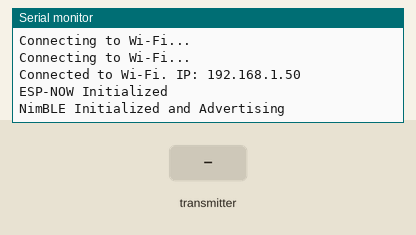
Simulated run of this sketch. Board: ESP32. Parts: the last lines printed to the serial monitor. The test bench sets the inputs (shaded band). WiFi joins after 1.5 s; servers stay silent unless stated; nothing arrives over Bluetooth unless stated; a phone connects over Bluetooth LE 3 s after start.

Above: at 3.2 s.
3.3 s: the transmitter starts sending id = 0
At 3.61 s:
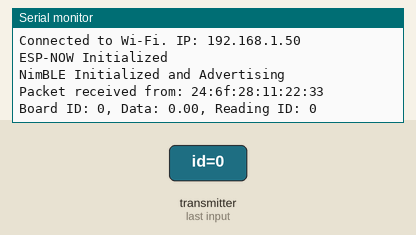
4.8 s: the transmitter starts sending data = 25
At 5.61 s:
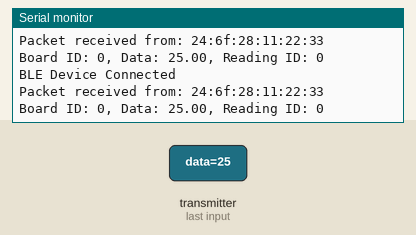
6.5 s: the transmitter starts sending readingId = 1
At 6.81 s:
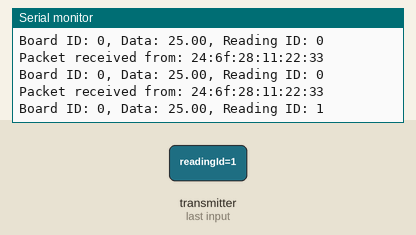
8.0 s: the transmitter starts sending id = 1
At 8.31 s:
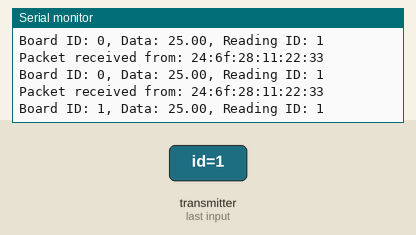
9.5 s: the transmitter starts sending data = 0
At 9.81 s:
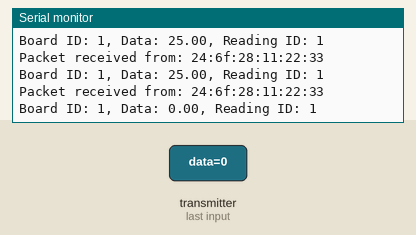
11.0 s: the transmitter starts sending readingId = 0
At 11.31 s:
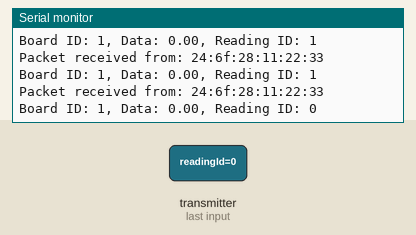

The sketch:

Gateway.ino
```cpp
#include <esp_now.h>
#include <WiFi.h>
#include <NimBLEDevice.h>

// Replace with your network credentials (STATION)
const char* ssid = "Vu Huy T3";
const char* password = "20032009";

// BLE UUIDs
#define SERVICE_UUID        "12345678-1234-1234-1234-123456789012"
#define CHARACTERISTIC_UUID "87654321-4321-4321-4321-210987654321"

NimBLECharacteristic *pCharacteristic;
bool deviceConnected = false;

// Structure to receive data
typedef struct struct_message {
  int id;         // Board ID
  float data;     // Temperature or Pulse Value
  int readingId;  // Reading ID
} struct_message;

struct_message incomingReadings;

// Callback function to handle received ESP-NOW data
void OnDataRecv(const esp_now_recv_info_t *info, const uint8_t *incomingData, int len) {
  // Get the sender's MAC address
  char macStr[18];
  snprintf(macStr, sizeof(macStr), "%02x:%02x:%02x:%02x:%02x:%02x",
           info->src_addr[0], info->src_addr[1], info->src_addr[2],
           info->src_addr[3], info->src_addr[4], info->src_addr[5]);
  Serial.printf("Packet received from: %s\n", macStr);

  // Copy received data into the structure
  memcpy(&incomingReadings, incomingData, sizeof(incomingReadings));

  // Debug print
  Serial.printf("Board ID: %u, Data: %4.2f, Reading ID: %d\n",
                incomingReadings.id, incomingReadings.data, incomingReadings.readingId);

  // Send data to BLE
  if (deviceConnected) {
    String bleMessage = "ID: " + String(incomingReadings.id) + ", Data: " + String(incomingReadings.data) + ", ReadingID: " + String(incomingReadings.readingId);
    pCharacteristic->setValue(bleMessage.c_str());
    pCharacteristic->notify();
  }
}

class MyServerCallbacks : public NimBLEServerCallbacks {
  void onConnect(NimBLEServer* pServer) {
    deviceConnected = true;
    Serial.println("BLE Device Connected");
  }

  void onDisconnect(NimBLEServer* pServer) {
    deviceConnected = false;
    Serial.println("BLE Device Disconnected");
  }
};

void setup() {
  // Initialize Serial Monitor
  Serial.begin(115200);

  // Initialize Wi-Fi
  WiFi.mode(WIFI_STA);
  WiFi.begin(ssid, password);
  while (WiFi.status() != WL_CONNECTED) {
    delay(1000);
    Serial.println("Connecting to Wi-Fi...");
  }
  Serial.printf("Connected to Wi-Fi. IP: %s\n", WiFi.localIP().toString().c_str());

  // Initialize ESP-NOW
  if (esp_now_init() != ESP_OK) {
    Serial.println("Error initializing ESP-NOW");
    return;
  }

  // Register the receive callback
  esp_now_register_recv_cb(OnDataRecv);
  Serial.println("ESP-NOW Initialized");

  // Initialize NimBLE
  NimBLEDevice::init("ESP32_BLE");
  NimBLEServer *pServer = NimBLEDevice::createServer();
  pServer->setCallbacks(new MyServerCallbacks());

  NimBLEService *pService = pServer->createService(SERVICE_UUID);
  pCharacteristic = pService->createCharacteristic(
                     CHARACTERISTIC_UUID,
                     NIMBLE_PROPERTY::READ | NIMBLE_PROPERTY::NOTIFY
                   );
  pService->start();
  pServer->getAdvertising()->start();
  Serial.println("NimBLE Initialized and Advertising");
}

void loop() {
  // Main loop does nothing, BLE notifications are sent in the ESP-NOW callback
}
```

Measured:
- after the input at 3.3 s, the serial monitor: prints a new line at once (image 1)
- after the input at 4.8 s, the serial monitor: prints a new line at once (image 2)
- after the input at 6.5 s, the serial monitor: prints a new line at once (image 3)
- after the input at 8.0 s, the serial monitor: prints a new line at once (image 4)
- after the input at 9.5 s, the serial monitor: prints a new line at once (image 5)
- after the input at 11.0 s, the serial monitor: prints a new line at once (image 6)
